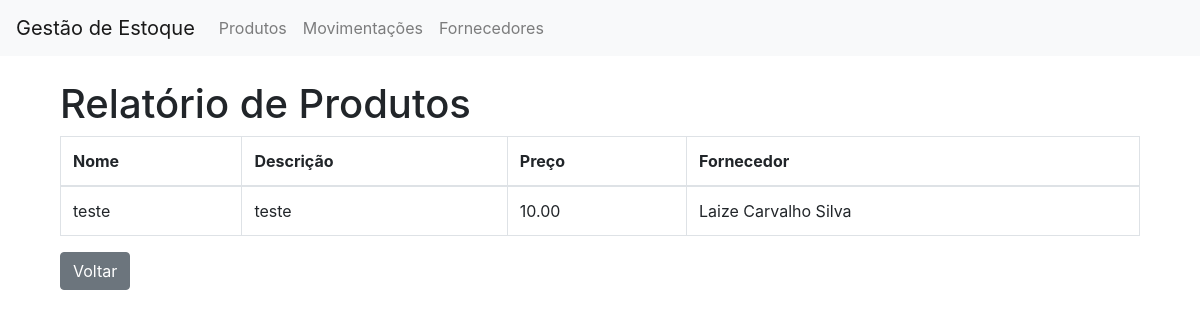
Screenshot of /estoque/relatorio/produtos/ (signed in) with the database file from the repository.
### estoque/models.py (models this page shows, shortened)
class Produto(models.Model):
    nome = models.CharField(max_length=255)
    descricao = models.TextField(blank=True)
    preco = models.DecimalField(max_digits=10, decimal_places=2)
    fornecedor = models.ForeignKey(Fornecedor, on_delete=models.SET_NULL, null=True)
    categoria = models.CharField(max_length=50, choices=[('carne', 'Carne'), ('tempero', 'Tempero'), ('acompanhamento', 'Acompanhamento'), ('bebida', 'Bebida')])
    peso = models.DecimalField(max_digits=5, decimal_places=2, null=True, blank=True)  # Peso em kg
    data_validade = models.DateField(null=True, blank=True)
    imagem = models.ImageField(upload_to='produtos/', null=True, blank=True)  # Requer configuração de media files
    quantidade = models.IntegerField(default=0)  # Campo para quantidade em estoque

class Fornecedor(models.Model):
    nome = models.CharField(max_length=255)
    telefone = models.CharField(max_length=15, blank=True)
    email = models.EmailField(null=True, blank=True)
    endereco = models.TextField(blank=True)
    tipo_fornecimento = models.CharField(max_length=50, choices=[('carne', 'Carne'), ('tempero', 'Tempero'), ('embalagem', 'Embalagem')])

### estoque/views.py (the view)
# urls.py: path('relatorio/produtos/', views.relatorio_produtos, name='relatorio_produtos'),
@login_required
def relatorio_produtos(request):
    produtos = Produto.objects.all()
    return render(request, 'estoque/relatorio_produtos.html', {'produtos': produtos})

### estoque/templates/estoque/relatorio_produtos.html
{% extends 'base.html' %}
{% block content %}
<div class="container mt-4">
    <h1>Relatório de Produtos</h1>
    <table class="table table-bordered">
        <thead>
            <tr>
                <th>Nome</th>
                <th>Descrição</th>
                <th>Preço</th>
                <th>Fornecedor</th>
            </tr>
        </thead>
        <tbody>
            {% for produto in produtos %}
            <tr>
                <td>{{ produto.nome }}</td>
                <td>{{ produto.descricao }}</td>
                <td>{{ produto.preco }}</td>
                <td>{{ produto.fornecedor.nome }}</td>
            </tr>
            {% empty %}
            <tr>
                <td colspan="4" class="text-center">Nenhum produto encontrado.</td>
            </tr>
            {% endfor %}
        </tbody>
    </table>
    <a href="{% url 'listar_produtos' %}" class="btn btn-secondary">Voltar</a>
</div>
{% endblock %}

### rows the page displays
Produto: nome "teste", descricao "teste", preco "10.00", fornecedor.nome "Laize Carvalho Silva"
